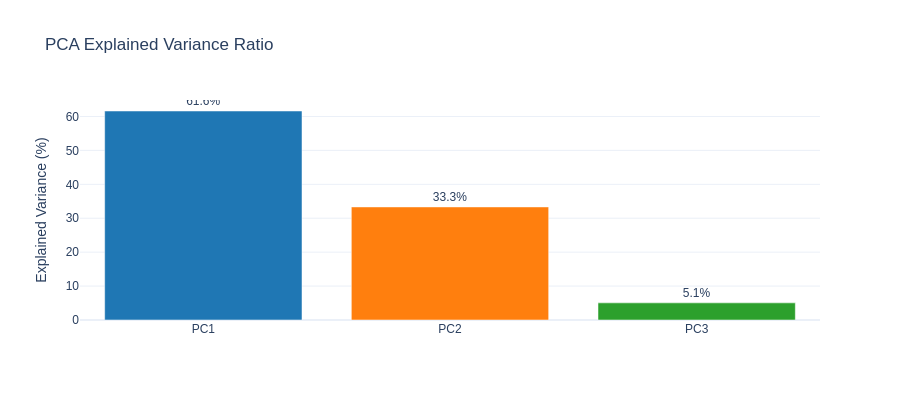

The notebook cell saved with this chart:
### Markdown cell above
### 2.2 PCA Analysis — Risk Index Construction

### Code cell
fit = joblib.load("../data/artifacts/risk_index_fit.joblib")

ev = fit.pca.explained_variance_ratio_
print(f"Explained variance: PC1={ev[0]:.1%}, PC2={ev[1]:.1%}, PC3={ev[2]:.1%}")
print(f"PC1 weights: {fit.pc1_weights}")
print(f"Thresholds (p33, p67): {fit.thresholds}")

# Explained variance bar chart
fig = go.Figure()
fig.add_trace(go.Bar(
    x=["PC1", "PC2", "PC3"],
    y=ev * 100,
    marker_color=["#1f77b4", "#ff7f0e", "#2ca02c"],
    text=[f"{v:.1f}%" for v in ev * 100],
    textposition="outside",
))
fig.update_layout(
    title="PCA Explained Variance Ratio",
    yaxis_title="Explained Variance (%)",
    template=plotly_template, font=plotly_font, height=400,
)
fig.show()

### Figure 1 — Plotly figure (JSON) as saved in the notebook; plotly's stock layout.template omitted (floating-point values rounded to 4 significant figures)
{"data": [{"marker": {"color": ["#1f77b4", "#ff7f0e", "#2ca02c"]}, "text": ["61.6%", "33.3%", "5.1%"], "textposition": "outside", "type": "bar", "x": ["PC1", "PC2", "PC3"], "y": [61.61, 33.33, 5.051]}], "layout": {"font": {"family": "Arial", "size": 12}, "height": 400, "title": {"text": "PCA Explained Variance Ratio"}, "yaxis": {"title": {"text": "Explained Variance (%)"}}}}
